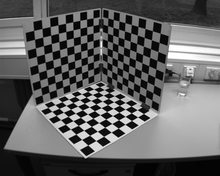
%> input picture LIBCBDETECT_Corner_and_Checkerboard_Detection/Images/test_0.png, 220 x 176 px, shrunk from 1280 x 1024 before the run
$ octave --eval "result = fce(imread('../Images/test_0.png'));"   (GNU Octave 9; MATLAB toolbox functions it lacks are replaced by stand-ins)
%> lines starting %> are read from the running program, lines starting %| are printed output that depends on the picture
### LIBCBDETECT_Corner_and_Checkerboard_Detection/Creation_Matlab/findCorners.m

function corners3 = findCorners(img, tau, refine_corners)
%> called with tau = 0.01, refine_corners = 1

    % 3 scales
    radius=zeros(1,3);
    radius(1) = 4;
    radius(2) = 8;
    radius(3) = 12;

    % sobel masks
    du = [-1 0 1; -1 0 1; -1 0 1];
    dv = du';

    % compute image derivatives (for principal axes estimation)
    img_du     = conv2(double(img),du,'same');
    img_dv     = conv2(double(img),dv,'same');
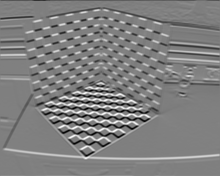
%> img_dv: size 176x220 double; min -600, max 597, mean 0.8; drawn with min black and max white

    img_angle  = atan2(img_dv,img_du);
    img_weight = sqrt(img_du.^2+img_dv.^2);
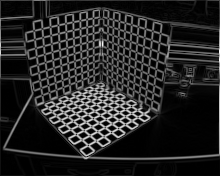
%> img_weight: size 176x220 double; min 0, max 722, mean 105.7; drawn with min black and max white

    % correct angle to lie in between [0,pi]
    img_angle(img_angle<0)  = img_angle(img_angle<0)+pi;
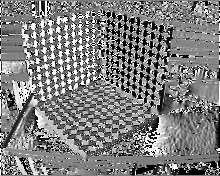
%> img_angle: size 176x220 double; min 0, max 3.14, mean 1.57; drawn with min black and max white
    img_angle(img_angle>pi) = img_angle(img_angle>pi)-pi;

    % scale input image
    img     = double(img);
    img_min = min(img(:));
%> img_min = 0
    img_max = max(img(:));
%> img_max = 255
    img     = (img-img_min)/(img_max-img_min);

    % template properties
    template_props = [0 pi/2 radius(1); pi/4 -pi/4 radius(1); 0 pi/2 radius(2); pi/4 -pi/4 radius(2); 0 pi/2 radius(3); pi/4 -pi/4 radius(3)];

    %disp('Filtering ...');

    % filter image
    img_corners = zeros(size(img,1),size(img,2));

    for template_class=1:size(template_props,1)

      % create correlation template
      template = createCorrelationPatch(template_props(template_class,1),template_props(template_class,2),template_props(template_class,3));

      % filter image according with current template
      img_corners_a1 = conv2(img,template.a1,'same');
      img_corners_a2 = conv2(img,template.a2,'same');
      img_corners_b1 = conv2(img,template.b1,'same');
      img_corners_b2 = conv2(img,template.b2,'same');

      % compute mean
      img_corners_mu = (img_corners_a1+img_corners_a2+img_corners_b1+img_corners_b2)/4;

      % case 1: a=white, b=black
      img_corners_a = min(img_corners_a1-img_corners_mu,img_corners_a2-img_corners_mu);
      img_corners_b = min(img_corners_mu-img_corners_b1,img_corners_mu-img_corners_b2);
      img_corners_1 = min(img_corners_a,img_corners_b);

      % case 2: b=white, a=black
      img_corners_a = min(img_corners_mu-img_corners_a1,img_corners_mu-img_corners_a2);
      img_corners_b = min(img_corners_b1-img_corners_mu,img_corners_b2-img_corners_mu);
      img_corners_2 = min(img_corners_a,img_corners_b);

      % update corner map
      img_corners = max(img_corners,img_corners_1);
      img_corners = max(img_corners,img_corners_2);
    end
%> this loop made 6 passes
%> pass 1, in findCorners, `img_corners_b1 = conv2(img,template.b1,'same');`:
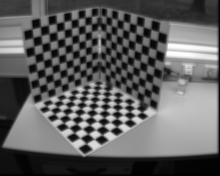
%> img_corners_b1: size 176x220 double; min 0, max 1, mean 0.374
%> pass 1, in findCorners, `img_corners_b2 = conv2(img,template.b2,'same');`:
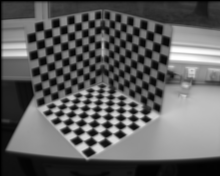
%> img_corners_b2: size 176x220 double; min 0, max 1, mean 0.374; mean of the top-left, top-right, bottom-left and bottom-right quarters 0.306, 0.359, 0.337, 0.493
%> after the loop:
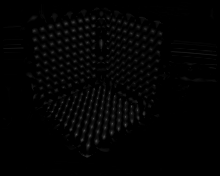
%> img_corners: size 176x220 double; min 0, max 0.319, mean 0.0125

    % extract corner candidates via non maximum suppression
    corners.p = nonMaximumSuppression(img_corners,3,0.025,5);

    %disp('Refining ...');

    corners2 = struct('p',zeros(size(corners.p,1),2),'v1',zeros(size(corners.p,1),2),'v2',zeros(size(corners.p,1),2));
    coder.varsize('corners2.p');
    coder.varsize('corners2.v1');
    coder.varsize('corners2.v2');

    corners2.p=corners.p;

    % subpixel refinement
    if refine_corners
      corners2 = refineCorners(img_du,img_dv,img_angle,img_weight,corners2,10);
    end

    % remove corners without edges
    idx = (corners2.v1(:,1)==0 & corners2.v1(:,2)==0);

    corners2.p(idx,:)  = [];
    corners2.v1(idx,:) = [];
    corners2.v2(idx,:) = [];

    %disp('Scoring ...');

    corners3 = struct('p',zeros(size(corners2.p,1),2),'v1',zeros(size(corners2.v1,1),2),'v2',zeros(size(corners2.v2,1),2),'score',zeros(size(corners2.p,1),1));
    coder.varsize('corners3.p');
    coder.varsize('corners3.v1');
    coder.varsize('corners3.v2');
    coder.varsize('corners3.score')

    corners3.p=corners2.p;
    corners3.v1=corners2.v1;
    corners3.v2=corners2.v2;

    % score corners
    corners3 = scoreCorners(img,img_angle,img_weight,corners3,radius);

    % remove low scoring corners
    idx = corners3.score<tau;

    corners3.p(idx,:)     = [];
    corners3.v1(idx,:)    = [];
    corners3.v2(idx,:)    = [];
    corners3.score(idx) = [];

    % make v1(:,1)+v1(:,2) positive (=> comparable to c++ code)
    idx = corners3.v1(:,1)+corners3.v1(:,2)<0;
    corners3.v1(idx,:) = -corners3.v1(idx,:);

    % make all coordinate systems right-handed (reduces matching ambiguities from 8 to 4)
    corners_n1 = [corners3.v1(:,2) -corners3.v1(:,1)];
    flipx       = -sign(corners_n1(:,1).*corners3.v2(:,1)+corners_n1(:,2).*corners3.v2(:,2));
    corners3.v2 = corners3.v2.*(flipx*ones(1,2));

    % convert to 0-based index
    corners3.p = corners3.p-1;

    %disp('Find Corners OK');
end

### LIBCBDETECT_Corner_and_Checkerboard_Detection/Creation_Matlab/nonMaximumSuppression.m

function maxima = nonMaximumSuppression(img,n,tau,margin)
%> called with n = 3, tau = 0.025, margin = 5

    % extract parameters
    width  = size(img,2);
%> width = 220
    height = size(img,1);
%> height = 176

    % init maxima list
    maxima=[];
    coder.varsize('maxima');
%> (this line was passed over: coder is not available in this run)

    % non maximum suppression
    for i=n+1+margin:n+1:width-n-margin
      for j=n+1+margin:n+1:height-n-margin

        maxi   = i;
        maxj   = j;
        maxval = img(j,i);

        for i2=i:i+n
          for j2=j:j+n
            currval = img(j2,i2);
            if currval>maxval
              maxi   = i2;
              maxj   = j2;
              maxval = currval;
            end
          end
        end

        failed = 0;
        for i2=maxi-n:min(maxi+n,width-margin)
          for j2=maxj-n:min(maxj+n,height-margin)
            currval = img(j2,i2);
            if currval>maxval && (i2<i || i2>i+n || j2<j || j2>j+n)
              failed = 1;
              break;
            end
          end
          if failed
            break;
          end
        end
        if maxval>=tau && ~failed
          maxima = [maxima; maxi maxj];
        end
      end
    end
%> after the loop, maxima = 333 rows, first 12: [9 49; 18 27; 23 40; 23 49; 32 63; 31 77; 34 18; 35 31; 36 40; 36 49; 33 88; 35 97]
%> in findCorners, `corners.p = nonMaximumSuppression(img_corners,3,0.025,5);`: corners.p has the same summary as maxima in nonMaximumSuppression
%> in findCorners, `corners2.p=corners.p;`: corners2.p has the same summary as maxima in nonMaximumSuppression
end

### LIBCBDETECT_Corner_and_Checkerboard_Detection/Creation_Matlab/refineCorners.m

function corners = refineCorners(img_du,img_dv,img_angle,img_weight,corners,r)
%> called with r = 10

    % image dimensions
    width  = size(img_du,1);
%> width = 176
    height = size(img_dv,1);

    % for all corners do
    for i=1:size(corners.p,1)

      % extract current corner location
      cu = corners.p(i,1);
      cv = corners.p(i,2);

      % estimate edge orientations
      img_angle_sub  = img_angle(max(cv-r,1):min(cv+r,height),max(cu-r,1):min(cu+r,width));
      img_weight_sub = img_weight(max(cv-r,1):min(cv+r,height),max(cu-r,1):min(cu+r,width));

      [v1,v2] = edgeOrientations(img_angle_sub,img_weight_sub);

      corners.v1(i,:) = v1;
      corners.v2(i,:) = v2;

      % continue, if invalid edge orientations
      if v1(1)==0 && v1(2)==0 || v2(1)==0 && v2(2)==0
        continue;
      end

% [85 lines of commented-out code are left out]
     end
%> this loop made 3 passes
%> (cu, cv, v1, v2, modesxx in edgeOrientations, modes in edgeOrientations, delta_angle in edgeOrientations) on passes 1 to 2: (9, 49, [6.12e-17 1], [-0.995 0.098], [32 13235.2; 17 2052.8], [17 2052.8 1.57; 32 13235.2 3.04], 1.47), (18, 27, [0.098 0.995], [-0.995 0.098], [32 7485.1; 16 960.2; 20 135.2], [16 960.2 1.47; 32 7485.1 3.04], 1.57)
%> (cu, cv, v2) on pass 3: (23, 40, [0 0])
%> pass 3, in refineCorners, `img_weight_sub = img_weight(max(cv-r,1):min(cv+r,height),max(cu-r,1):m..`:
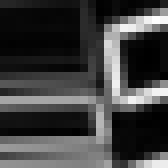
%> img_weight_sub: size 21x21 double (shown 8 times larger); min 0, max 401.5, mean 100.5; drawn with min black and max white

end


function [v1,v2] = edgeOrientations(img_angle,img_weight)

    % init v1 and v2
    v1 = [0 0];
    v2 = [0 0];

    % number of bins (histogram parameter)
    bin_num = 32;

    % convert images to vectors
    vec_angle  = img_angle(:);
    vec_weight = img_weight(:);

    % convert angles from normals to directions
    vec_angle = vec_angle+pi/2;
    vec_angle(vec_angle>pi) = vec_angle(vec_angle>pi)-pi;

    % create histogram
    angle_hist = zeros(1,bin_num);

    for i=1:length(vec_angle)
      bin = max(min(floor(vec_angle(i)/(pi/bin_num)),bin_num-1),0)+1;
      angle_hist(bin) = angle_hist(bin)+vec_weight(i);
    end

    % find modes of smoothed histogram
    [modesxx,~] = findModesMeanShift(angle_hist,1);

    % if only one or no mode => return invalid corner
    if size(modesxx,1)<=1
      return;
    end

    modes=zeros(length(modesxx(:,1)),3);

    modes(:,1)=modesxx(:,1);
    modes(:,2)=modesxx(:,2);

    % compute orientation at modes
    modes(:,3) = (modesxx(:,1)-1)*pi/bin_num;

    % extract 2 strongest modes and sort by angle
    modes = modes(1:2,:);
    [~, idx] = sort(modes(:,3),1,'ascend');
    modes = modes(idx,:);

    % compute angle between modes
    delta_angle = min(modes(2,3)-modes(1,3),modes(1,3)+pi-modes(2,3));

    % if angle too small => return invalid corner
    if delta_angle<=0.3
      return;
    end

    % set statistics: orientations
    v1 = [cos(modes(1,3)) sin(modes(1,3))];
    v2 = [cos(modes(2,3)) sin(modes(2,3))];

end

### LIBCBDETECT_Corner_and_Checkerboard_Detection/Creation_Matlab/findModesMeanShift.m

function [modes2, hist_smoothed] = findModesMeanShift(hist,sigma)

    modes2=[];
%> the run ends on the next line
    coder.varsize('modes2');

    % efficient mean-shift approximation by histogram smoothing
    % compute smoothed histogram
    hist_smoothed = zeros(1,length(hist));

    for i=1:length(hist)
      j                = -round(2*sigma):+round(2*sigma);
      idx              = mod(i+j-1,length(hist))+1;
      hist_smoothed(i) = sum(hist(idx).*normpdf(j,0,sigma));
    end

    % check if at least one entry is non-zero
    % (otherwise mode finding may run infinitly)
    if all(abs(hist_smoothed-hist_smoothed(1))<1e-5)
      return;
    end

    % mode finding
    for i=1:length(hist_smoothed)
      j=i;
      while 1
        h0 = hist_smoothed(j);
        j1 = mod(j+1-1,length(hist))+1;
        j2 = mod(j-1-1,length(hist))+1;
        h1 = hist_smoothed(j1);
        h2 = hist_smoothed(j2);
        if h1>=h0 && h1>=h2
          j=j1;
        elseif h2>h0 && h2>h1
          j=j2;
        else
          break;
        end
      end
      if size(modes2,1)==0 ||~any(modes2(:,1)==j)
        modes2 = [modes2; j hist_smoothed(j)];
      end
    end

    % sort
    [~, idx] = sort(modes2(:,2),1,'descend');
    modes2 = modes2(idx,:);
end

### LIBCBDETECT_Corner_and_Checkerboard_Detection/Creation_Matlab/createCorrelationPatch.m

function template = createCorrelationPatch(angle_1,angle_2,radius)

    % width and height
    width  = radius*2+1;
    height = radius*2+1;

    % initialize template
    template.a1 = zeros(height,width,'double');
    template.a2 = zeros(height,width,'double');
    template.b1 = zeros(height,width,'double');
    template.b2 = zeros(height,width,'double');

    % midpoint
    mu = radius+1;
    mv = radius+1;

    % compute normals from angles
    n1 = [-sin(angle_1) cos(angle_1)];
    n2 = [-sin(angle_2) cos(angle_2)];

    % for all points in template do
    for u=1:width
      for v=1:height

        % vector
        vec  = [u-mu v-mv];
        dist = norm(vec);

        % check on which side of the normals we are
        s1 = vec*n1';
        s2 = vec*n2';

        if s1<=-0.1 && s2<=-0.1
          template.a1(v,u) = normpdf(dist,0,radius/2);
        elseif s1>=0.1 && s2>=0.1
          template.a2(v,u) = normpdf(dist,0,radius/2);
        elseif s1<=-0.1 && s2>=0.1
          template.b1(v,u) = normpdf(dist,0,radius/2);
        elseif s1>=0.1 && s2<=-0.1
          template.b2(v,u) = normpdf(dist,0,radius/2);
        end
      end
    end

    % normalize
    template.a1 = template.a1/sum(template.a1(:));
    template.a2 = template.a2/sum(template.a2(:));
    template.b1 = template.b1/sum(template.b1(:));
    template.b2 = template.b2/sum(template.b2(:));
end

### LIBCBDETECT_Corner_and_Checkerboard_Detection/Creation_Matlab/fce.m
function [corners_uv, tam_chess] = fce(image)

corners = findCorners(image,0.01,1);
chessboards = chessboardsFromCorners(corners);

figure; imshow(uint8(image)); hold on;

plotChessboards(chessboards,corners);

[corners_uv, tam_chess]= extractuv(chessboards, corners);

end
